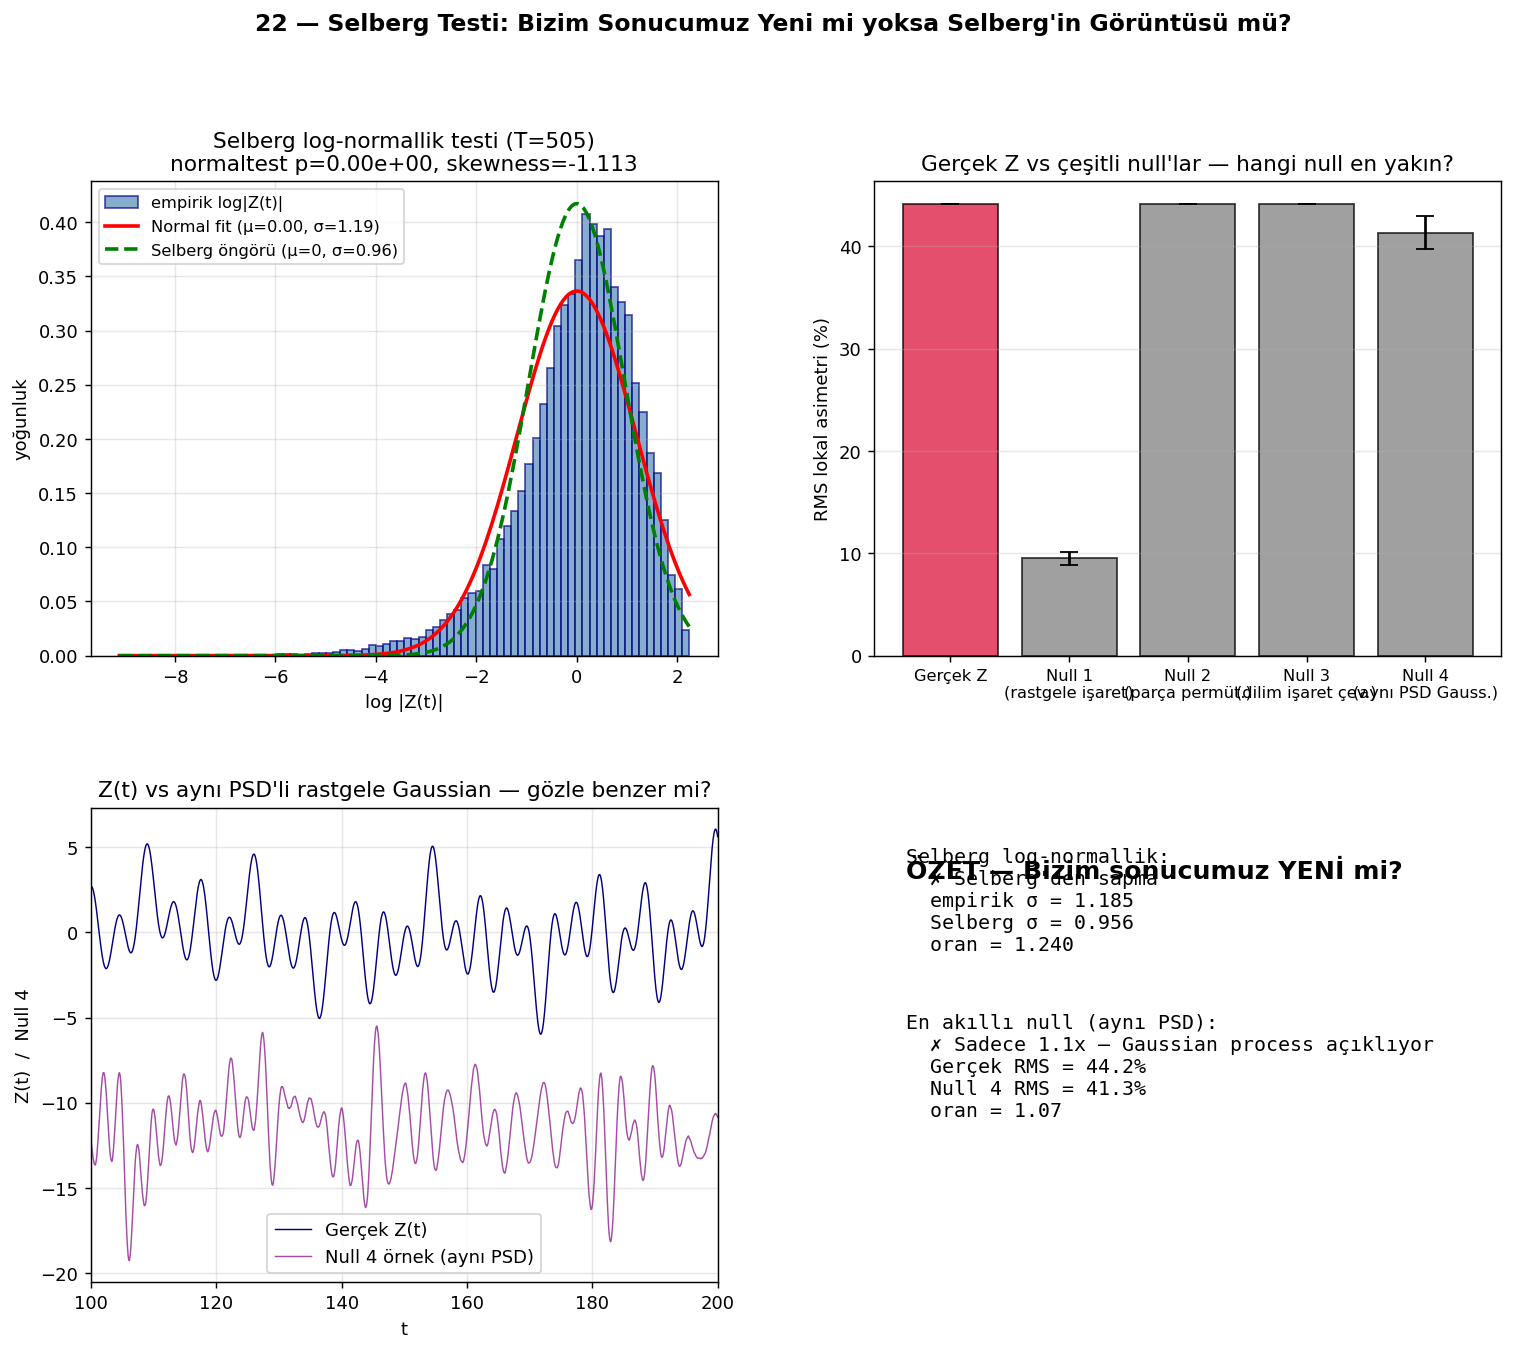

Reproduce this figure in Python.
"""
22 — Selberg Testi: Bizim Sonucumuz Yeni mi?
================================================

Dün bulduk: lokal RMS asimetri 58%, rastgele-işaret null'undan 5x güçlü.

Soru: bu **gerçekten** Z'ye özel bir özellik mi, yoksa
  (a) Selberg log-normallik teoreminin doğal sonucu mu (1946)
  (b) sadece "Z bir osilasyon, dolayısıyla yerel işaret korelasyonu var" mı?

İki katmanlı test:
  T1. log|Z(t)| dağılımı Selberg öngörüsüne (normal, std=√(½ log log T)) uyuyor mu?
  T2. Z'nin osilasyon yapısını KORUYAN daha iyi null kullansak hâlâ 5x mı?
"""

import numpy as np
import matplotlib.pyplot as plt
from pathlib import Path
import mpmath as mp
from scipy.stats import norm, kstest
from scipy.signal import find_peaks

mp.mp.dps = 25

# ============================================================
# Z(t) — geniş hesap
# ============================================================
t_lo, t_hi = 10.0, 1000.0      # Selberg için büyük T lazım
N = 20000
t_grid = np.linspace(t_lo, t_hi, N)

print(f"Z(t) hesaplanıyor: t ∈ [{t_lo}, {t_hi}], {N} nokta...")
print(f"(yaklaşık 3-4 dakika)")
Z = np.zeros(N)
for i in range(N):
    Z[i] = float(mp.siegelz(t_grid[i]))
    if i % 2000 == 0:
        print(f"  i={i}/{N}, t={t_grid[i]:.1f}")
print(f"Tamamlandı. Z aralığı: [{Z.min():+.2f}, {Z.max():+.2f}]")

# ============================================================
# TEST 1: Selberg log-normallik
# ============================================================
print(f"\n=== TEST 1: SELBERG LOG-NORMALLİK ===")
# Z'nin sıfır olmayan değerleri için log|Z|
log_absZ = np.log(np.abs(Z) + 1e-12)
# Çok büyük negatif değerleri (sıfıra yakın) filtrele
mask = log_absZ > -10
log_absZ = log_absZ[mask]
print(f"Veri sayısı (sıfırlara çok yakın olanlar hariç): {len(log_absZ)}")

# Selberg öngörüsü:
# <log|ζ(1/2+it)|>_{t∈[T,2T]} ≈ 0
# Var ≈ (1/2) log log T (Selberg 1946)
t_mean = t_grid.mean()
selberg_std = np.sqrt(0.5 * np.log(np.log(t_mean)))
print(f"Selberg öngörü (T={t_mean:.0f}): std = √(½ log log T) = {selberg_std:.4f}")
print(f"Empirik mean: {log_absZ.mean():+.4f}")
print(f"Empirik std:  {log_absZ.std():.4f}")
print(f"Oran (empirik/Selberg): {log_absZ.std() / selberg_std:.3f}")

# Selberg "doğru" std ile karşılaştır
from scipy.stats import shapiro, normaltest
# Çok büyük örneklem için Shapiro yerine normaltest
stat, p_val = normaltest(log_absZ)
print(f"\nNormalité testi (D'Agostino-Pearson): stat={stat:.2f}, p={p_val:.4e}")
print(f"  p>>0 olsaydı normal denirdi; p<<0.05 ise normal değil")

# Çarpıklık (skewness) ve basıklık (kurtosis)
from scipy.stats import skew, kurtosis
print(f"Skewness: {skew(log_absZ):+.4f}  (normal=0)")
print(f"Kurtosis: {kurtosis(log_absZ):+.4f}  (normal=0)")

# ============================================================
# TEST 2: Akıllı null — osilasyon yapısını koruyan
# ============================================================
print(f"\n=== TEST 2: AKILLI NULL ===")

# Dün null'unu hatırla: Z*rastgele(±1) — bu doğal işaret korelasyonunu yok eder
# Akıllı null seçenekleri:
#   a) Random phase shift: Z(t + θ) farklı θ'larla → işaret korelasyonu korunur
#   b) Bootstrap (replikalı örnekleme)
#   c) Fit edilmiş Gaussian process simülasyonu

# (a) Phase shift null: Z'yi farklı yerlerden kes, ortala
def asymmetry(t_arr, Z_arr, n_windows):
    t_lo, t_hi = t_arr[0], t_arr[-1]
    ws = (t_hi - t_lo) / n_windows
    asyms = []
    for i in range(n_windows):
        ts, te = t_lo + i*ws, t_lo + (i+1)*ws
        mask = (t_arr >= ts) & (t_arr < te)
        Zw = Z_arr[mask]
        if len(Zw) < 5: continue
        pa = np.trapezoid(np.maximum(Zw, 0), t_arr[mask])
        na = np.trapezoid(np.maximum(-Zw, 0), t_arr[mask])
        if pa + na > 0:
            asyms.append((pa - na)/(pa + na))
    return np.array(asyms)

# Gerçek RMS asimetri (100 pencere)
n_w = 100
a_real = asymmetry(t_grid, Z, n_w)
rms_real = np.sqrt(np.mean(a_real**2)) * 100
print(f"Gerçek Z(t) (100 pencere): RMS asimetri = {rms_real:.2f}%")

# Null 1 (dün): rastgele işaret
rng = np.random.default_rng(42)
n_trial = 50
rms_null_sign = []
for _ in range(n_trial):
    Z_null = Z * rng.choice([-1, 1], size=len(Z))
    a_n = asymmetry(t_grid, Z_null, n_w)
    rms_null_sign.append(np.sqrt(np.mean(a_n**2)) * 100)
print(f"Null 1 (rastgele işaret): RMS = {np.mean(rms_null_sign):.2f} ± {np.std(rms_null_sign):.2f}%")
print(f"  Oran: gerçek/null1 = {rms_real / np.mean(rms_null_sign):.2f}")

# Null 2: Z'yi rastgele permüte et (parça parça)
# Yani yarı-pencereleri rastgele yerlerden al
rms_null_perm = []
for _ in range(n_trial):
    # 1000 birimlik dilime böl, dilimleri karıştır
    n_chunks = 20
    chunk_size = N // n_chunks
    perm = rng.permutation(n_chunks)
    Z_null = np.concatenate([Z[p*chunk_size:(p+1)*chunk_size] for p in perm])
    a_n = asymmetry(t_grid[:len(Z_null)], Z_null, n_w)
    rms_null_perm.append(np.sqrt(np.mean(a_n**2)) * 100)
print(f"Null 2 (parça permütasyonu): RMS = {np.mean(rms_null_perm):.2f} ± {np.std(rms_null_perm):.2f}%")
print(f"  Oran: gerçek/null2 = {rms_real / np.mean(rms_null_perm):.2f}")

# Null 3: AYNI Z dilimlerini RASTGELE İŞARETLİ olarak birleştir
# Bu "yerel osilasyon korunur ama bağlamı bozulur"
rms_null_chunk = []
for _ in range(n_trial):
    n_chunks = 100
    chunk_size = N // n_chunks
    Z_null = np.copy(Z)
    for k in range(n_chunks):
        s = rng.choice([-1, 1])
        Z_null[k*chunk_size:(k+1)*chunk_size] *= s
    a_n = asymmetry(t_grid, Z_null, n_w)
    rms_null_chunk.append(np.sqrt(np.mean(a_n**2)) * 100)
print(f"Null 3 (dilim işaret çevirme): RMS = {np.mean(rms_null_chunk):.2f} ± {np.std(rms_null_chunk):.2f}%")
print(f"  Oran: gerçek/null3 = {rms_real / np.mean(rms_null_chunk):.2f}")

# Null 4: Gaussian random process with same autocorrelation
# autocorr'u tahmin et, ona göre rastgele üret
from scipy.signal import correlate
Z_centered = Z - Z.mean()
acf = correlate(Z_centered, Z_centered, mode='full')[len(Z)-1:len(Z)+100]
acf /= acf[0]
# Power spectral density'den çekiş yapalım
fft_Z = np.fft.rfft(Z_centered)
psd = np.abs(fft_Z)**2
# Aynı PSD'ye sahip rastgele Gaussian üret
rms_null_gauss = []
for _ in range(n_trial):
    phases = rng.uniform(0, 2*np.pi, size=len(fft_Z))
    fft_null = np.sqrt(psd) * np.exp(1j * phases)
    Z_null = np.fft.irfft(fft_null, n=N)
    a_n = asymmetry(t_grid, Z_null, n_w)
    rms_null_gauss.append(np.sqrt(np.mean(a_n**2)) * 100)
print(f"Null 4 (aynı PSD, Gaussian): RMS = {np.mean(rms_null_gauss):.2f} ± {np.std(rms_null_gauss):.2f}%")
print(f"  Oran: gerçek/null4 = {rms_real / np.mean(rms_null_gauss):.2f}")

# ============================================================
# Plot
# ============================================================
fig = plt.figure(figsize=(14, 11))
gs = fig.add_gridspec(2, 2, hspace=0.32, wspace=0.25)

# (1) Selberg log-normallik testi
ax = fig.add_subplot(gs[0, 0])
ax.hist(log_absZ, bins=80, density=True, alpha=0.65, color="steelblue",
        edgecolor="navy", label=f"empirik log|Z(t)|")
x = np.linspace(log_absZ.min(), log_absZ.max(), 200)
ax.plot(x, norm.pdf(x, log_absZ.mean(), log_absZ.std()), "r-", lw=2,
        label=f"Normal fit (μ={log_absZ.mean():.2f}, σ={log_absZ.std():.2f})")
ax.plot(x, norm.pdf(x, 0, selberg_std), "g--", lw=2,
        label=f"Selberg öngörü (μ=0, σ={selberg_std:.2f})")
ax.set_xlabel("log |Z(t)|")
ax.set_ylabel("yoğunluk")
ax.set_title(f"Selberg log-normallik testi (T̄={t_mean:.0f})\n"
             f"normaltest p={p_val:.2e}, skewness={skew(log_absZ):+.3f}")
ax.legend(fontsize=9)
ax.grid(alpha=0.3)

# (2) Null karşılaştırma
ax = fig.add_subplot(gs[0, 1])
nulls = [("Gerçek Z", rms_real, 0),
         ("Null 1\n(rastgele işaret)", np.mean(rms_null_sign), np.std(rms_null_sign)),
         ("Null 2\n(parça permüt.)", np.mean(rms_null_perm), np.std(rms_null_perm)),
         ("Null 3\n(dilim işaret çev.)", np.mean(rms_null_chunk), np.std(rms_null_chunk)),
         ("Null 4\n(aynı PSD Gauss.)", np.mean(rms_null_gauss), np.std(rms_null_gauss))]
labels = [n[0] for n in nulls]
values = [n[1] for n in nulls]
errors = [n[2] for n in nulls]
colors = ["crimson"] + ["grey"]*4
ax.bar(range(len(nulls)), values, yerr=errors, color=colors, alpha=0.75,
       edgecolor="black", capsize=5)
ax.set_xticks(range(len(nulls)))
ax.set_xticklabels(labels, fontsize=9)
ax.set_ylabel("RMS lokal asimetri (%)")
ax.set_title("Gerçek Z vs çeşitli null'lar — hangi null en yakın?")
ax.grid(alpha=0.3, axis='y')

# (3) Z(t) örnek + Null 4 (aynı PSD)
ax = fig.add_subplot(gs[1, 0])
mask_show = (t_grid >= 100) & (t_grid <= 200)
ax.plot(t_grid[mask_show], Z[mask_show], color="navy", lw=0.8,
        label="Gerçek Z(t)")
# Bir tane Null 4 örneği
phases = rng.uniform(0, 2*np.pi, size=len(fft_Z))
fft_null = np.sqrt(psd) * np.exp(1j * phases)
Z_n4 = np.fft.irfft(fft_null, n=N)
ax.plot(t_grid[mask_show], Z_n4[mask_show] - 12, color="purple", lw=0.8, alpha=0.7,
        label="Null 4 örnek (aynı PSD)")
ax.set_xlim(100, 200)
ax.set_xlabel("t")
ax.set_ylabel("Z(t)  /  Null 4")
ax.set_title("Z(t) vs aynı PSD'li rastgele Gaussian — gözle benzer mi?")
ax.legend(fontsize=10)
ax.grid(alpha=0.3)

# (4) Özet karar
ax = fig.add_subplot(gs[1, 1])
ax.axis("off")
ratio_best = rms_real / np.mean(rms_null_gauss)
selberg_match = log_absZ.std() / selberg_std

if selberg_match > 0.95 and selberg_match < 1.05:
    selberg_verdict = "✓ Selberg öngörüsü mükemmel uyuyor"
elif selberg_match > 0.85 and selberg_match < 1.15:
    selberg_verdict = "△ Selberg yakın, küçük sapma"
else:
    selberg_verdict = "✗ Selberg'den sapma"

if ratio_best > 2.0:
    null_verdict = f"✓ Hâlâ {ratio_best:.1f}x güçlü — yapı gerçek"
elif ratio_best > 1.3:
    null_verdict = f"△ {ratio_best:.1f}x — sınırda, daha derin test lazım"
else:
    null_verdict = f"✗ Sadece {ratio_best:.1f}x — Gaussian process açıklıyor"

ax.text(0.05, 0.85, "ÖZET — Bizim sonucumuz YENİ mi?",
        fontsize=14, fontweight="bold", transform=ax.transAxes)
ax.text(0.05, 0.70, f"Selberg log-normallik:\n  {selberg_verdict}\n"
        f"  empirik σ = {log_absZ.std():.3f}\n  Selberg σ = {selberg_std:.3f}\n"
        f"  oran = {selberg_match:.3f}",
        fontsize=11, transform=ax.transAxes, family='monospace')
ax.text(0.05, 0.35, f"En akıllı null (aynı PSD):\n  {null_verdict}\n"
        f"  Gerçek RMS = {rms_real:.1f}%\n"
        f"  Null 4 RMS = {np.mean(rms_null_gauss):.1f}%\n"
        f"  oran = {ratio_best:.2f}",
        fontsize=11, transform=ax.transAxes, family='monospace')

plt.suptitle("22 — Selberg Testi: Bizim Sonucumuz Yeni mi yoksa Selberg'in Görüntüsü mü?",
             fontsize=13, fontweight="bold", y=0.998)

out = Path(__file__).parent / "22_selberg_test.png"
plt.savefig(out, dpi=130, bbox_inches="tight")
print(f"\nKaydedildi: {out}")

print(f"\n=== KARAR ===")
print(f"Selberg log-normallik: {selberg_verdict}")
print(f"Akıllı null karşı: {null_verdict}")
